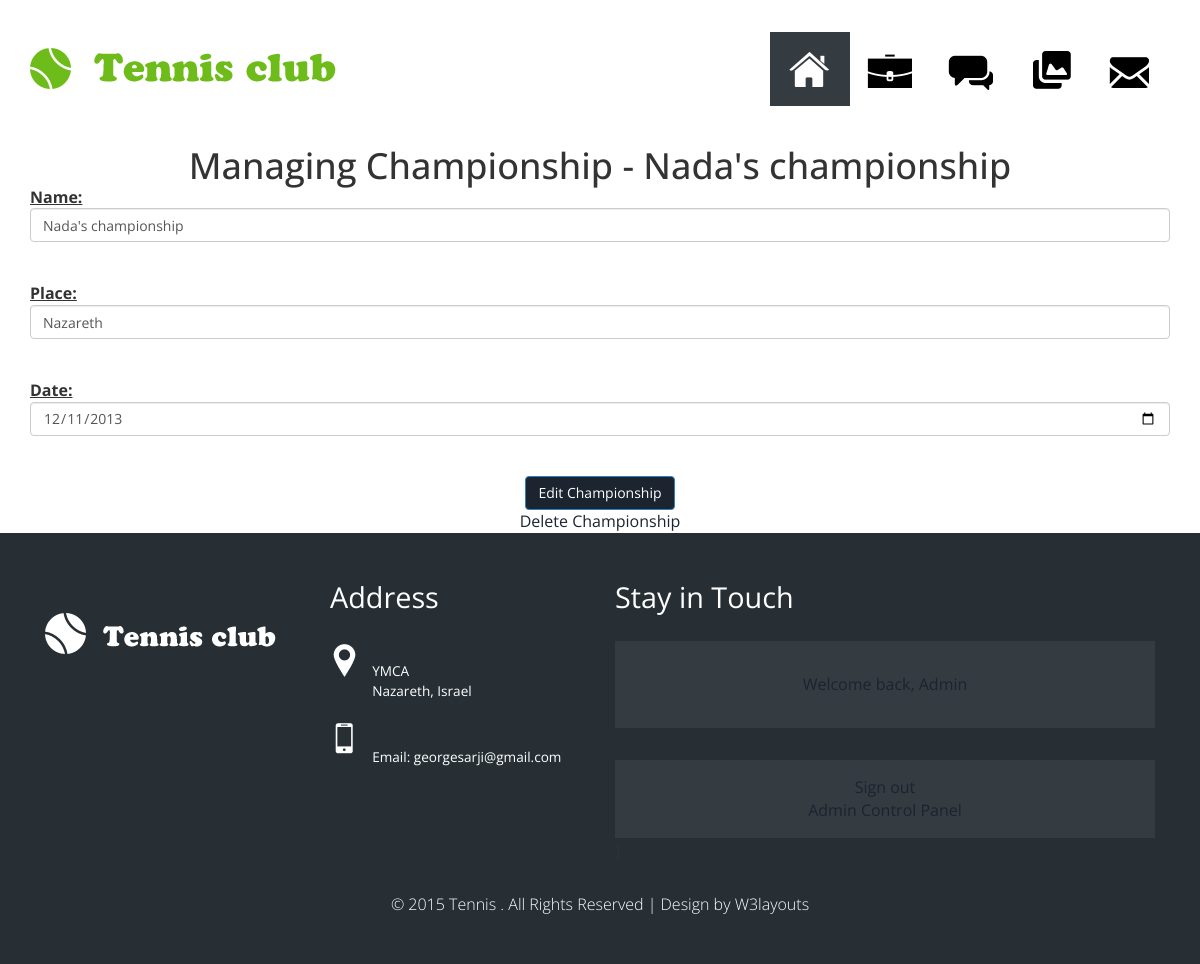
The page /acp/managechamp/1 (signed in) on the database as committed earlier.
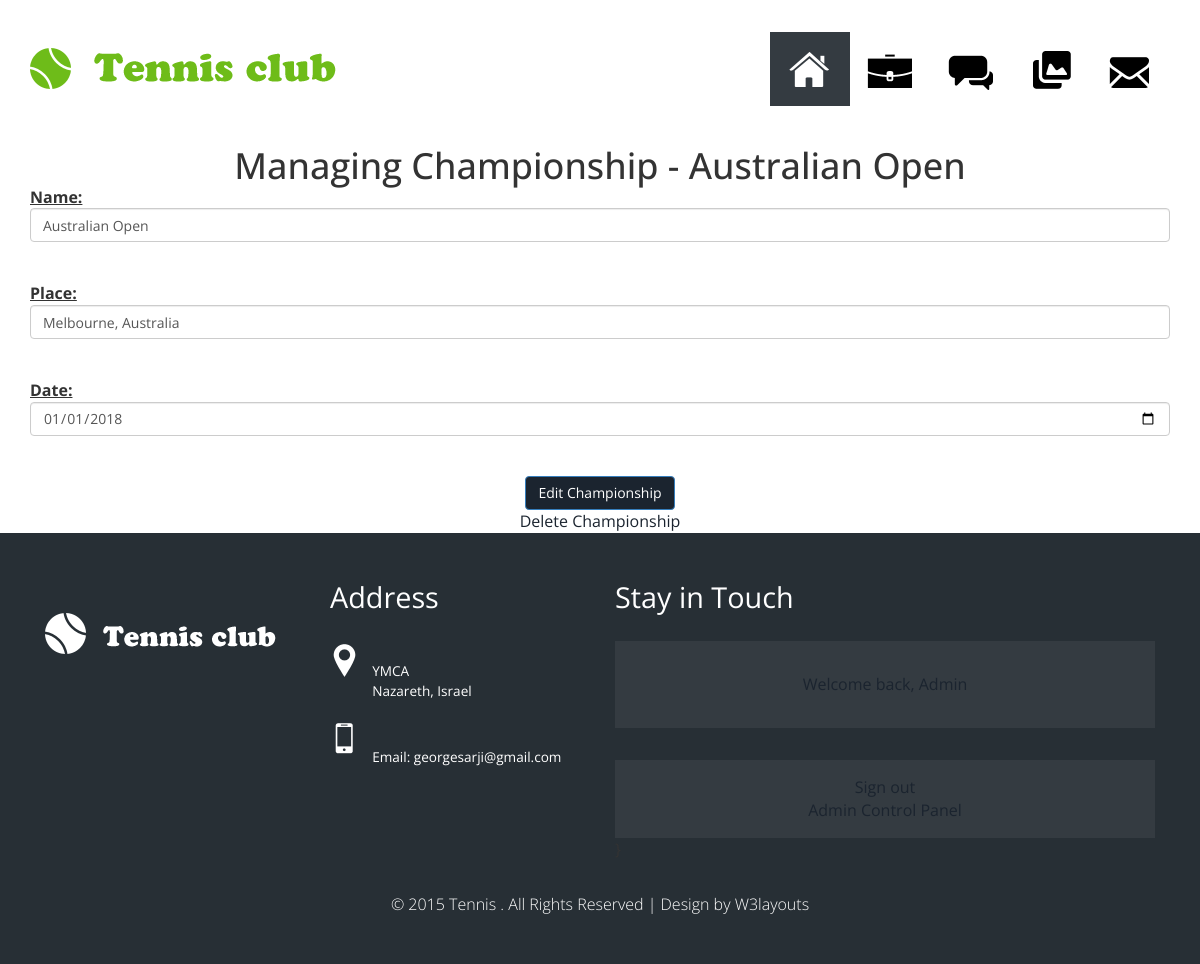
The same page on the database as committed later.
### database_setup.py (models this page shows)
class Championship(Base):
    __tablename__='championship'
    id=Column(Integer, primary_key=True)
    name=Column(String(255))
    date=Column(Date)
    place=Column(String)

### web_app.py (the view, shortened to what this page needs)
@app.route('/acp/managechamp/<int:id>', methods=['POST', 'GET'])
def ManageChampionship(id):
	if login_session is None:
		flash("You must be logged in to do this.")
		return redirect(url_for('login'))
	user=dbsession.query(User).filter_by(id=login_session['id']).first()
	if (not user.admin):
		flash("You are not authorized to do this.")
	championship=dbsession.query(Championship).filter_by(id=id).first()
	if championship is None:
		flash("Championship was not found.")
		return redirect(url_for('ManageChampionships'))
	if request.method=='GET':
		return render_template('ManageChampionship.html', championship=championship)

### templates/ManageChampionship.html (shortened to what this page needs)
{% extends "layout.html" %}
{% block body %}
<center><h1>Managing Championship - {{championship.name}}</h1></center>
<form action="{{ url_for('ManageChampionship', id=championship.id) }}" method="post">
<p><label><u>Name:</u></label> <input type="text" name="name" value="{{championship.name}}" class="form-control"></p>
<p><label><u>Place:</u></label> <input type="text" name="place" value="{{championship.place}}" class="form-control"></p>
<p><label><u>Date:</u></label> <input type="date" name="date" value="{{championship.date}}" class="form-control"></p>
<p><center><input type="submit" value="Edit Championship" class="btn btn-primary"></center></p>
</form>
<p><center><a href="{{ url_for('DeleteChampionship', id=championship.id) }}">Delete Championship</a></center></p>
{% endblock %}

Rows that differ between the two databases and show on the page:
changed Championship: name "Nada's championship" → "Australian Open"; place "Nazareth" → "Melbourne, Australia"; date "12/11/2013" → "01/01/2018"
